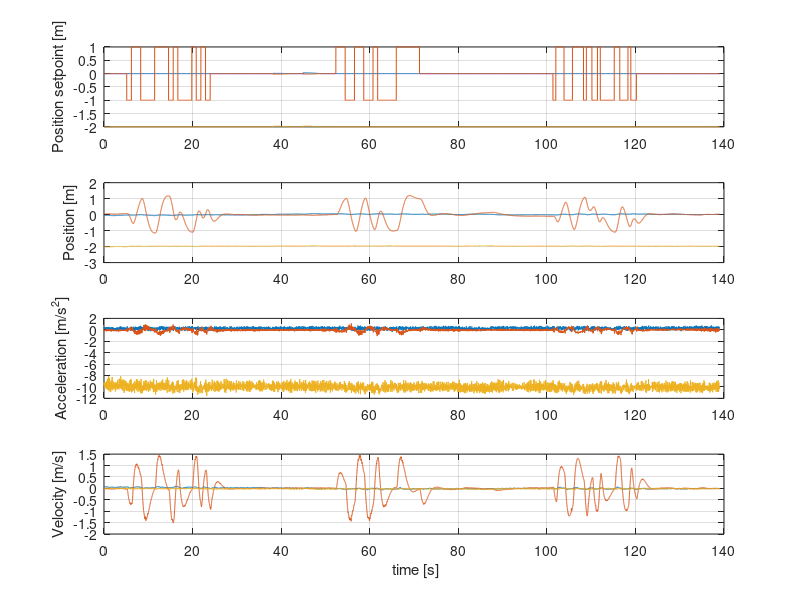
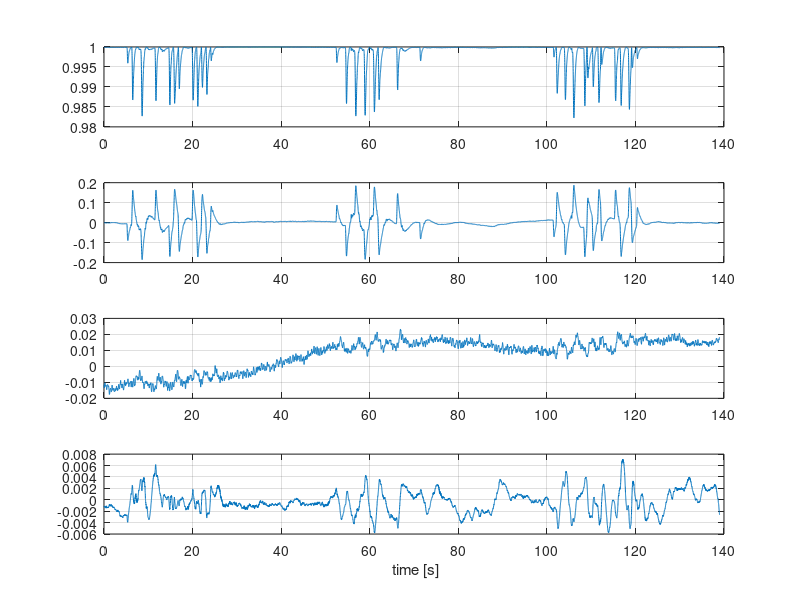

MATLAB code for these plots, in order:
clear,clc
close all

load project_data

% Plot position setpoint, position (NED frame), acceleration (body frame),
% velocity (NED frame)

figure(1)
subplot(411)
plot(t,setpoint_position_ned)
grid
ylabel('Position setpoint [m]')

subplot(412)
plot(t,position_ned)
grid
ylabel('Position [m]')

subplot(413)
plot(t,acceleration_body)
grid
ylabel('Acceleration [m/s^2]')

subplot(414)
plot(t,velocity_ned)
grid
xlabel(' time [s]')
ylabel('Velocity [m/s]')

% Plot quaternion corresponding to rotation from body to NED (convention:
% q=[q4 q1 q2 q3]

figure(2)
subplot(411)
plot(t,q_body2ned(:,1))
grid

subplot(412)
plot(t,q_body2ned(:,2))
grid

subplot(413)
plot(t,q_body2ned(:,3))
grid

subplot(414)
plot(t,q_body2ned(:,4))
grid
xlabel(' time [s]')

